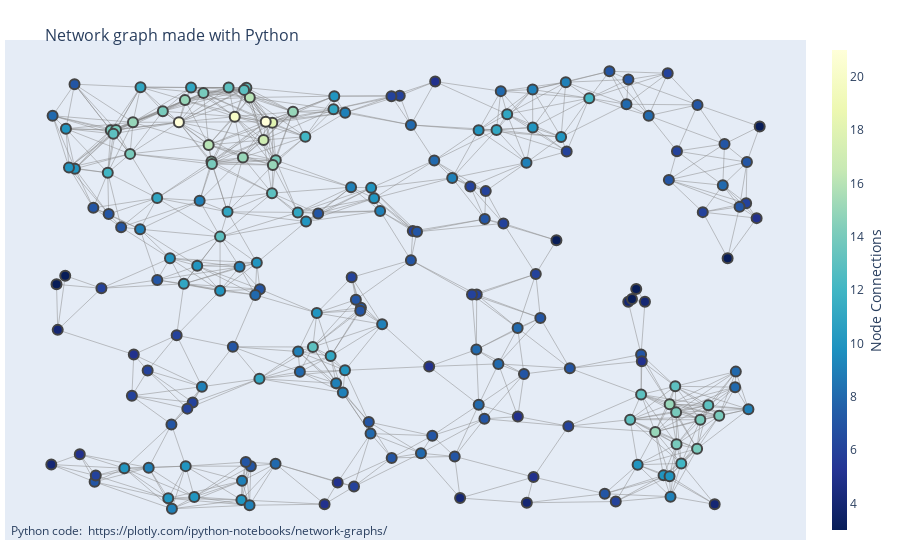

The code cell stored with this chart in its notebook:
### Code cell
fig = go.Figure(data=[edge_trace, node_trace],
             layout=go.Layout(
                title='<br>Network graph made with Python',
                titlefont_size=16,
                showlegend=False,
                hovermode='closest',
                margin=dict(b=20,l=5,r=5,t=40),
                annotations=[ dict(
                    text="Python code: <a href='https://plotly.com/ipython-notebooks/network-graphs/'> https://plotly.com/ipython-notebooks/network-graphs/</a>",
                    showarrow=False,
                    xref="paper", yref="paper",
                    x=0.005, y=-0.002 ) 
                            ],
                xaxis=dict(showgrid=False, zeroline=False, showticklabels=False),
                yaxis=dict(showgrid=False, zeroline=False, showticklabels=False))
                )
fig.show()

### Figure 1 — Plotly figure (JSON) as saved in the notebook; plotly's stock layout.template omitted (floating-point values rounded to 4 significant figures; data arrays with more than 128 entries replaced by an {"elided": "..."} marker saying what was removed)
{"data": [{"hoverinfo": "none", "line": {"color": "#888", "width": 0.5}, "mode": "lines", "type": "scatter", "x": {"elided": "2694 float values"}, "y": {"elided": "2694 float values"}}, {"hoverinfo": "text", "marker": {"color": {"elided": "200 int values"}, "colorbar": {"thickness": 15, "title": {"side": "right", "text": "Node Connections"}, "xanchor": "left"}, "colorscale": [[0, "rgb(255,255,217)"], [0.125, "rgb(237,248,177)"], [0.25, "rgb(199,233,180)"], [0.375, "rgb(127,205,187)"], [0.5, "rgb(65,182,196)"], [0.625, "rgb(29,145,192)"], [0.75, "rgb(34,94,168)"], [0.875, "rgb(37,52,148)"], [1, "rgb(8,29,88)"]], "line": {"width": 2}, "reversescale": true, "showscale": true, "size": 10}, "mode": "markers", "text": {"elided": "200 str values"}, "type": "scatter", "x": {"elided": "200 float values"}, "y": {"elided": "200 float values"}}], "layout": {"annotations": [{"showarrow": false, "text": "Python code: <a href='https://plotly.com/ipython-notebooks/network-graphs/'> https://plotly.com/ipython-notebooks/network-graphs/</a>", "x": 0.005, "xref": "paper", "y": -0.002, "yref": "paper"}], "hovermode": "closest", "margin": {"b": 20, "l": 5, "r": 5, "t": 40}, "showlegend": false, "title": {"font": {"size": 16}, "text": "<br>Network graph made with Python"}, "xaxis": {"showgrid": false, "showticklabels": false, "zeroline": false}, "yaxis": {"showgrid": false, "showticklabels": false, "zeroline": false}}}
